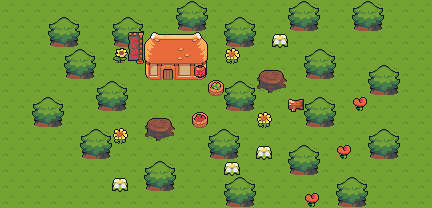

This is a level from a 2D game, rendered from its Tiled map with the project's own tilesets. A one-line summary and the complete map file follow:
An orthogonal 27x13 tile map with 16x16 px tiles, 4 tile layers (Tile Layer 1, Tile Layer 4, Tile Layer 2, Tile Layer 3), 3 tilesets.

<map version="1.8" tiledversion="1.8.0" orientation="orthogonal" renderorder="left-up" width="27" height="13" tilewidth="16" tileheight="16" infinite="0" nextlayerid="5" nextobjectid="1">
 <tileset firstgid="1" source="TilesetFloor.tsx" />
 <tileset firstgid="573" source="TilesetNature.tsx" />
 <tileset firstgid="861" source="TilesetHouse.tsx" />
 <layer id="1" name="Tile Layer 1" width="27" height="13">
  <data encoding="csv">
280,280,280,280,280,280,280,280,280,280,280,280,280,280,280,280,280,280,280,280,280,280,280,280,280,280,280,
280,280,280,280,280,280,280,280,280,280,280,280,280,280,280,280,280,280,280,280,280,280,280,280,280,280,280,
280,280,280,280,280,280,280,280,280,280,280,280,280,280,280,280,280,280,280,280,280,280,280,280,280,280,280,
280,280,280,280,280,280,280,280,280,280,280,280,280,280,280,280,280,280,280,280,280,280,280,280,280,280,280,
280,280,280,280,280,280,280,280,280,280,280,280,280,280,280,280,280,280,280,280,280,280,280,280,280,280,280,
280,280,280,280,280,280,280,280,280,280,280,280,280,280,280,280,280,280,280,280,280,280,280,280,280,280,280,
280,280,280,280,280,280,280,280,280,280,280,280,280,280,280,280,280,280,280,280,280,280,280,280,280,280,280,
280,280,280,280,280,280,280,280,280,280,280,280,280,280,280,280,280,280,280,280,280,280,280,280,280,280,280,
280,280,280,280,280,280,280,280,280,280,280,280,280,280,280,280,280,280,280,280,280,280,280,280,280,280,280,
280,280,280,280,280,280,280,280,280,280,280,280,280,280,280,280,280,280,280,280,280,280,280,280,280,280,280,
280,280,280,280,280,280,280,280,280,280,280,280,280,280,280,280,280,280,280,280,280,280,280,280,280,280,280,
280,280,280,280,280,280,280,280,280,280,280,280,280,280,280,280,280,280,280,280,280,280,280,280,280,280,280,
280,280,280,280,280,280,280,280,280,280,280,280,280,280,280,280,280,280,280,280,280,280,280,280,280,280,280
</data>
 </layer>
 <layer id="4" name="Tile Layer 4" width="27" height="13">
  <data encoding="csv">
0,0,0,0,0,0,0,0,0,0,0,0,0,0,0,0,0,0,0,0,0,0,0,0,0,0,0,
0,0,0,0,0,0,0,0,0,0,0,0,0,0,0,0,0,0,0,0,0,0,0,0,0,0,0,
0,0,0,0,0,0,0,0,0,0,0,0,0,0,0,0,0,0,0,0,0,0,0,0,0,0,0,
0,0,0,0,0,0,0,0,0,0,0,0,0,0,0,0,0,0,0,0,0,0,0,0,0,0,0,
0,0,0,0,0,0,0,0,0,0,0,0,0,0,0,0,0,0,0,0,0,0,0,0,0,0,0,
0,0,0,0,0,0,0,0,0,0,0,0,0,0,0,0,0,0,0,0,0,0,0,0,0,0,0,
0,0,0,0,0,0,0,0,0,0,0,0,0,0,0,0,0,0,0,0,0,0,0,0,0,0,0,
0,0,0,0,0,0,0,0,0,0,0,0,0,0,0,0,0,0,0,0,0,0,0,0,0,0,0,
0,0,0,0,0,0,0,0,0,0,0,0,0,0,0,0,0,0,0,0,0,0,0,0,0,0,0,
0,0,0,0,0,0,0,0,0,0,0,0,0,0,0,0,0,0,0,0,0,0,0,0,0,0,0,
0,0,0,0,0,0,0,0,0,0,0,0,0,0,0,0,0,0,0,0,0,0,0,0,0,0,0,
0,0,0,0,0,0,0,0,0,0,0,0,0,0,0,0,0,0,0,0,0,0,0,0,0,0,0,
0,0,0,0,0,0,0,0,0,0,0,0,0,0,0,0,0,0,0,0,0,0,0,0,0,0,0
</data>
 </layer>
 <layer id="2" name="Tile Layer 2" width="27" height="13">
  <data encoding="csv">
0,0,0,0,0,0,0,0,0,0,0,575,576,0,0,0,0,0,575,576,0,0,575,576,0,0,0,
0,0,0,575,576,0,0,575,576,0,0,591,592,0,575,576,0,0,591,592,0,0,591,592,0,0,0,
0,0,0,591,592,0,0,591,592,861,862,863,864,0,591,592,0,755,0,0,0,0,0,0,0,0,0,
0,0,0,0,575,576,0,749,0,890,891,892,893,0,750,0,0,0,0,575,576,0,0,0,0,0,0,
0,0,0,0,591,592,0,0,0,919,920,921,922,0,0,0,701,702,0,591,592,0,0,575,576,0,0,
0,0,0,0,0,0,575,576,0,0,0,0,0,1255,575,576,717,718,0,0,0,0,0,591,592,0,0,
0,0,575,576,0,0,591,592,0,0,0,1485,1485,0,591,592,0,0,706,575,576,0,0,0,0,0,0,
0,0,591,592,0,0,0,0,0,701,702,1485,1256,0,0,0,750,0,0,591,592,0,0,0,0,0,0,
0,0,0,0,0,575,576,750,0,717,718,0,0,575,576,0,0,0,0,0,0,0,0,575,576,0,0,
0,0,0,0,0,591,592,0,0,0,0,0,0,591,592,0,755,0,575,576,0,0,0,591,592,0,0,
0,0,0,0,0,0,0,0,0,575,576,0,0,0,755,0,0,0,591,592,0,0,0,0,0,0,0,
0,0,0,0,0,0,0,755,0,591,592,0,0,0,575,576,0,0,0,0,0,575,576,0,0,0,0,
0,0,0,0,0,0,0,0,0,0,0,0,0,0,591,592,0,0,0,0,0,591,592,0,0,0,0
</data>
 </layer>
 <layer id="3" name="Tile Layer 3" width="27" height="13">
  <data encoding="csv">
0,0,0,0,0,0,0,0,0,0,0,0,0,0,0,0,0,0,0,0,0,0,0,0,0,0,0,
0,0,0,0,0,0,0,0,0,0,0,0,0,0,0,0,0,0,0,0,0,0,0,0,0,0,0,
0,0,0,0,0,0,0,0,1467,0,0,0,0,0,0,0,0,0,0,0,0,0,0,0,0,0,0,
0,0,0,0,0,0,0,0,1496,0,0,0,0,0,0,0,0,0,0,0,0,0,0,0,0,0,0,
0,0,0,0,0,0,0,0,0,0,956,0,954,0,0,0,0,0,0,0,0,0,0,0,0,0,0,
0,0,0,0,0,0,0,0,0,0,0,0,0,0,0,0,0,0,0,0,0,0,0,0,0,0,0,
0,0,0,0,0,0,0,0,0,0,0,0,0,0,0,0,0,0,0,0,0,0,752,0,0,0,0,
0,0,0,0,0,0,0,0,0,0,0,0,0,0,0,0,0,0,0,0,0,0,0,0,0,0,0,
0,0,0,0,0,0,0,0,0,0,0,0,0,0,0,0,0,0,0,0,0,0,0,0,0,0,0,
0,0,0,0,0,0,0,0,0,0,0,0,0,0,0,0,0,0,0,0,0,752,0,0,0,0,0,
0,0,0,0,0,0,0,0,0,0,0,0,0,0,0,0,0,0,0,0,0,0,0,0,0,0,0,
0,0,0,0,0,0,0,0,0,0,0,0,0,0,0,0,0,0,0,0,0,0,0,0,0,0,0,
0,0,0,0,0,0,0,0,0,0,0,0,0,0,0,0,0,0,0,752,0,0,0,0,0,0,0
</data>
 </layer>
</map>
